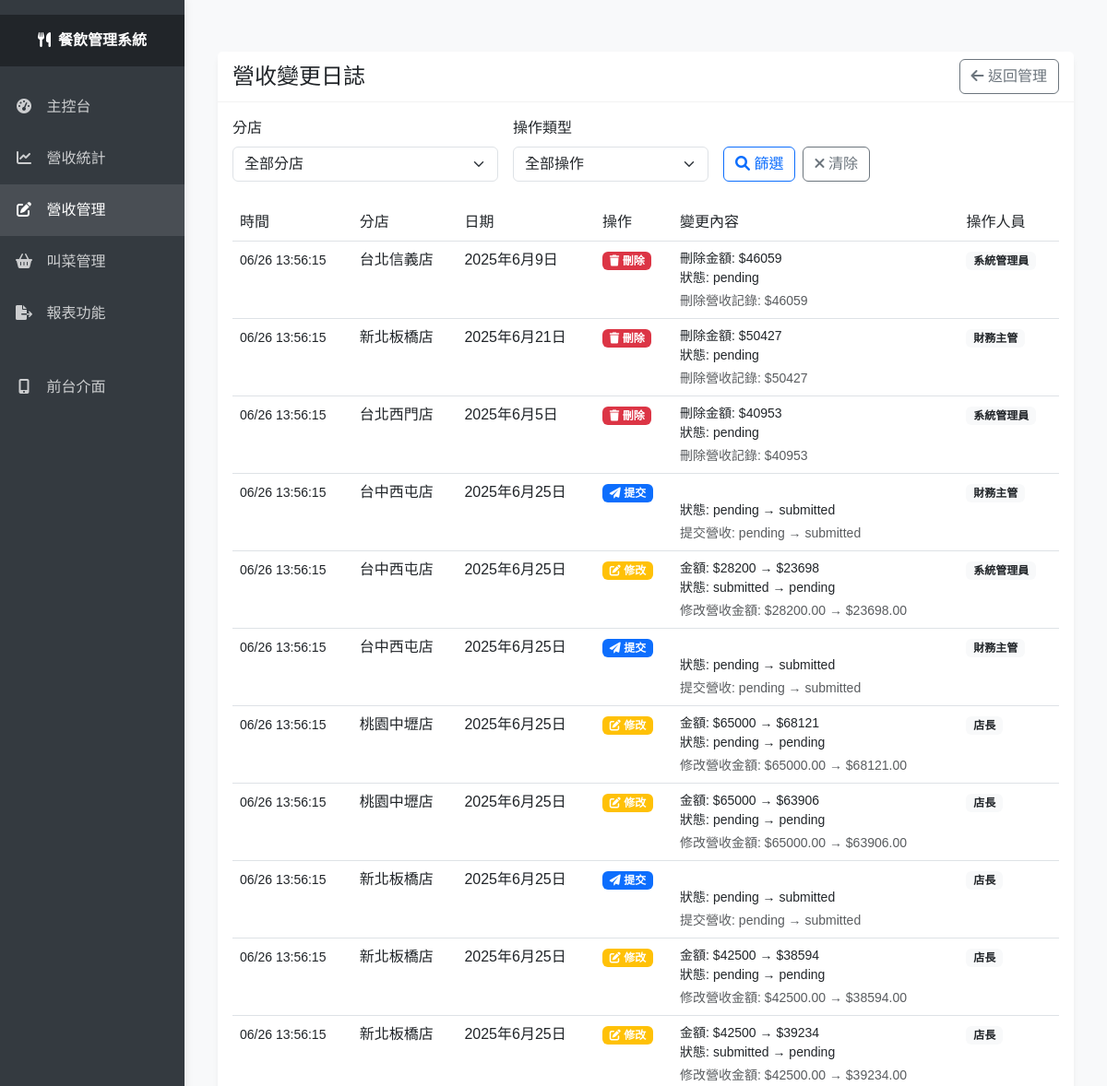
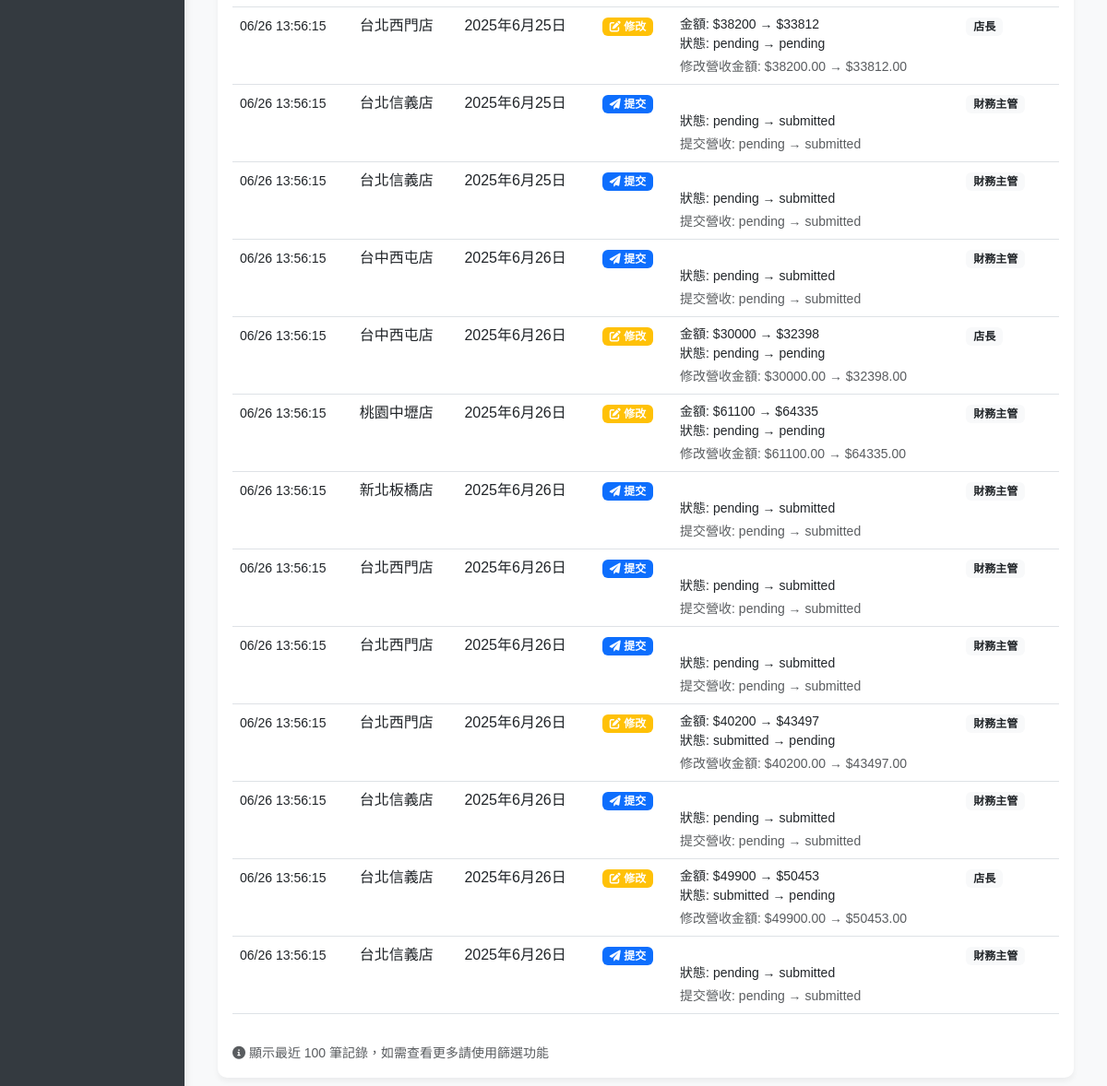
Page /dashboard/revenue-logs/ on the earlier database version (2 pictures, top to bottom).
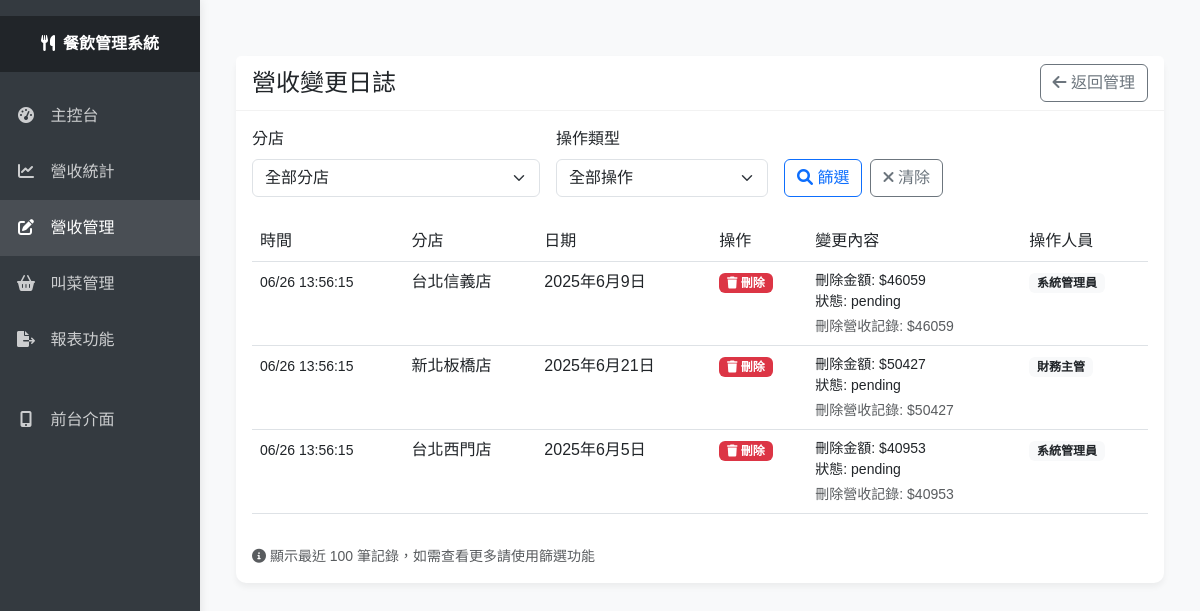
Same page on the later database version.
### apps/mock_data/models.py (models this page shows, shortened)
class RevenueLog(models.Model):
    ACTION_CHOICES = [
        ('create', '新增'),
        ('update', '修改'),
        ('delete', '刪除'),
        ('submit', '提交'),
    ]
    revenue = models.ForeignKey(
        Revenue, on_delete=models.CASCADE, related_name='logs', null=True, blank=True)
    store = models.ForeignKey(Store, on_delete=models.CASCADE)
    action = models.CharField(max_length=20, choices=ACTION_CHOICES)
    old_amount = models.DecimalField(
        max_digits=10, decimal_places=2, null=True, blank=True)
    new_amount = models.DecimalField(
        max_digits=10, decimal_places=2, null=True, blank=True)
    old_status = models.CharField(max_length=20, blank=True)
    new_status = models.CharField(max_length=20, blank=True)
    date = models.DateField()
    notes = models.TextField(blank=True, help_text='變更說明')
    changed_by = models.CharField(max_length=100, default='系統')
    changed_at = models.DateTimeField(auto_now_add=True)
    class Meta:
        ordering = ['-changed_at']

class Store(models.Model):
    REGION_CHOICES = [
        ('taipei', '台北地區'),
        ('new_taipei', '新北地區'),
        ('taoyuan', '桃園地區'),
        ('taichung', '台中地區'),
        ('tainan', '台南地區'),
        ('kaohsiung', '高雄地區'),
    ]
    name = models.CharField(max_length=100)
    location = models.CharField(max_length=200)
    region = models.CharField(max_length=20, choices=REGION_CHOICES, default='taipei')
    manager_name = models.CharField(max_length=100)
    manager_line_id = models.CharField(max_length=100)
    created_at = models.DateTimeField(auto_now_add=True)

### apps/admin_dashboard/views.py (the view)
# urls.py: path('revenue-logs/', views.RevenueLogView.as_view(), name='revenue_logs'),
class RevenueLogView(View):
    def get(self, request):
        store_id = request.GET.get('store_id')
        action = request.GET.get('action')
        logs = RevenueLog.objects.select_related('store').all()
        if store_id:
            logs = logs.filter(store_id=store_id)
        if action:
            logs = logs.filter(action=action)
        logs = logs.order_by('-changed_at')[:100]  # 最近100筆記錄
        context = {
            'logs': logs,
            'stores': Store.objects.all(),
            'action_choices': RevenueLog.ACTION_CHOICES,
            'selected_store': store_id,
            'selected_action': action,
        }
        return render(request, 'admin_dashboard/revenue_logs.html', context)

### templates/admin_dashboard/revenue_logs.html (shortened to what the changed rows need)
{% extends 'admin_dashboard/base.html' %}
{% block content %}
<div class="container-fluid py-4">
    <div class="row">
        <div class="col-12">
            <div class="card">
                <div class="card-body">
                    <div class="table-responsive">
                        <table class="table table-hover">
                            <thead>
                                <tr>
                                    <th>時間</th>
                                    <th>分店</th>
                                    <th>日期</th>
                                    <th>操作</th>
                                    <th>變更內容</th>
                                    <th>操作人員</th>
                                </tr>
                            </thead>
                            <tbody>
                                {% for log in logs %}
                                <tr>
                                    <td>
                                        <small>{{ log.changed_at|date:"m/d H:i:s" }}</small>
                                    </td>
                                    <td>{{ log.store.name }}</td>
                                    <td>{{ log.date }}</td>
                                    <td>
                                        {% if log.action == 'create' %}
                                            <span class="badge bg-success"><i class="fas fa-plus"></i> {{ log.get_action_display }}</span>
                                        {% elif log.action == 'update' %}
                                            <span class="badge bg-warning"><i class="fas fa-edit"></i> {{ log.get_action_display }}</span>
                                        {% elif log.action == 'delete' %}
                                            <span class="badge bg-danger"><i class="fas fa-trash"></i> {{ log.get_action_display }}</span>
                                        {% elif log.action == 'submit' %}
                                            <span class="badge bg-primary"><i class="fas fa-paper-plane"></i> {{ log.get_action_display }}</span>
                                        {% endif %}
                                    </td>
                                    <td>
                                        <div class="small">
                                            {% if log.old_amount and log.new_amount %}
                                                金額: ${{ log.old_amount|floatformat:0 }} → ${{ log.new_amount|floatformat:0 }}
                                            {% elif log.new_amount and log.action == 'create' %}
                                                新增金額: ${{ log.new_amount|floatformat:0 }}
                                            {% elif log.old_amount and log.action == 'delete' %}
                                                刪除金額: ${{ log.old_amount|floatformat:0 }}
                                            {% endif %}
                                            {% if log.old_status and log.new_status %}
                                                <br>狀態: {{ log.old_status }} → {{ log.new_status }}
                                            {% elif log.new_status and log.action == 'create' %}
                                                <br>狀態: {{ log.new_status }}
                                            {% elif log.old_status and log.action == 'delete' %}
                                                <br>狀態: {{ log.old_status }}
                                            {% endif %}
                                            {% if log.notes %}
                                                <div class="text-muted mt-1">{{ log.notes }}</div>
                                            {% endif %}
                                        </div>
                                    </td>
                                    <td>
                                        <span class="badge bg-light text-dark">{{ log.changed_by }}</span>
                                    </td>
                                </tr>
                                {% empty %}
                                <tr>
                                    <td colspan="6" class="text-center text-muted py-4">
                                        沒有找到符合條件的變更記錄
                                    </td>
                                </tr>
                                {% endfor %}
                            </tbody>
                        </table>
                    </div>
                </div>
            </div>
        </div>
    </div>
</div>
{% endblock %}

Differences in the rows shown:
removed RevenueLog: changed_at "06/26 13:56:15", store.name "台中西屯店", date "2025年6月25日", action "提交", old_status "pending", new_status "submitted", notes "提交營收: pending → submitted", changed_by "財務主管"
removed RevenueLog: changed_at "06/26 13:56:15", store.name "台中西屯店", date "2025年6月25日", action "修改", old_amount "28200", new_amount "23698", old_status "submitted", new_status "pending", notes "修改營收金額: $28200.00 → $23698.00", changed_by "系統管理員"
removed RevenueLog: changed_at "06/26 13:56:15", store.name "台中西屯店", date "2025年6月25日", action "提交", old_status "pending", new_status "submitted", notes "提交營收: pending → submitted", changed_by "財務主管"
removed RevenueLog: changed_at "06/26 13:56:15", store.name "桃園中壢店", date "2025年6月25日", action "修改", old_amount "65000", new_amount "68121", old_status "pending", new_status "pending", notes "修改營收金額: $65000.00 → $68121.00", changed_by "店長"
removed RevenueLog: changed_at "06/26 13:56:15", store.name "桃園中壢店", date "2025年6月25日", action "修改", old_amount "65000", new_amount "63906", old_status "pending", new_status "pending", notes "修改營收金額: $65000.00 → $63906.00", changed_by "店長"
removed RevenueLog: changed_at "06/26 13:56:15", store.name "新北板橋店", date "2025年6月25日", action "提交", old_status "pending", new_status "submitted", notes "提交營收: pending → submitted", changed_by "店長"
removed RevenueLog: changed_at "06/26 13:56:15", store.name "新北板橋店", date "2025年6月25日", action "修改", old_amount "42500", new_amount "38594", old_status "pending", new_status "pending", notes "修改營收金額: $42500.00 → $38594.00", changed_by "店長"
removed RevenueLog: changed_at "06/26 13:56:15", store.name "新北板橋店", date "2025年6月25日", action "修改", old_amount "42500", new_amount "39234", old_status "submitted", new_status "pending", notes "修改營收金額: $42500.00 → $39234.00", changed_by "店長"
removed RevenueLog: changed_at "06/26 13:56:15", store.name "台北西門店", date "2025年6月25日", action "修改", old_amount "38200", new_amount "33812", old_status "pending", new_status "pending", notes "修改營收金額: $38200.00 → $33812.00", changed_by "店長"
removed RevenueLog: changed_at "06/26 13:56:15", store.name "台北信義店", date "2025年6月25日", action "提交", old_status "pending", new_status "submitted", notes "提交營收: pending → submitted", changed_by "財務主管"
removed RevenueLog: changed_at "06/26 13:56:15", store.name "台北信義店", date "2025年6月25日", action "提交", old_status "pending", new_status "submitted", notes "提交營收: pending → submitted", changed_by "財務主管"
removed RevenueLog: changed_at "06/26 13:56:15", store.name "台中西屯店", date "2025年6月26日", action "提交", old_status "pending", new_status "submitted", notes "提交營收: pending → submitted", changed_by "財務主管"
removed RevenueLog: changed_at "06/26 13:56:15", store.name "台中西屯店", date "2025年6月26日", action "修改", old_amount "30000", new_amount "32398", old_status "pending", new_status "pending", notes "修改營收金額: $30000.00 → $32398.00", changed_by "店長"
removed RevenueLog: changed_at "06/26 13:56:15", store.name "桃園中壢店", date "2025年6月26日", action "修改", old_amount "61100", new_amount "64335", old_status "pending", new_status "pending", notes "修改營收金額: $61100.00 → $64335.00", changed_by "財務主管"
removed RevenueLog: changed_at "06/26 13:56:15", store.name "新北板橋店", date "2025年6月26日", action "提交", old_status "pending", new_status "submitted", notes "提交營收: pending → submitted", changed_by "財務主管"
removed RevenueLog: changed_at "06/26 13:56:15", store.name "台北西門店", date "2025年6月26日", action "提交", old_status "pending", new_status "submitted", notes "提交營收: pending → submitted", changed_by "財務主管"
removed RevenueLog: changed_at "06/26 13:56:15", store.name "台北西門店", date "2025年6月26日", action "提交", old_status "pending", new_status "submitted", notes "提交營收: pending → submitted", changed_by "財務主管"
removed RevenueLog: changed_at "06/26 13:56:15", store.name "台北西門店", date "2025年6月26日", action "修改", old_amount "40200", new_amount "43497", old_status "submitted", new_status "pending", notes "修改營收金額: $40200.00 → $43497.00", changed_by "財務主管"
removed RevenueLog: changed_at "06/26 13:56:15", store.name "台北信義店", date "2025年6月26日", action "提交", old_status "pending", new_status "submitted", notes "提交營收: pending → submitted", changed_by "財務主管"
removed RevenueLog: changed_at "06/26 13:56:15", store.name "台北信義店", date "2025年6月26日", action "修改", old_amount "49900", new_amount "50453", old_status "submitted", new_status "pending", notes "修改營收金額: $49900.00 → $50453.00", changed_by "店長"
removed RevenueLog: changed_at "06/26 13:56:15", store.name "台北信義店", date "2025年6月26日", action "提交", old_status "pending", new_status "submitted", notes "提交營收: pending → submitted", changed_by "財務主管"
